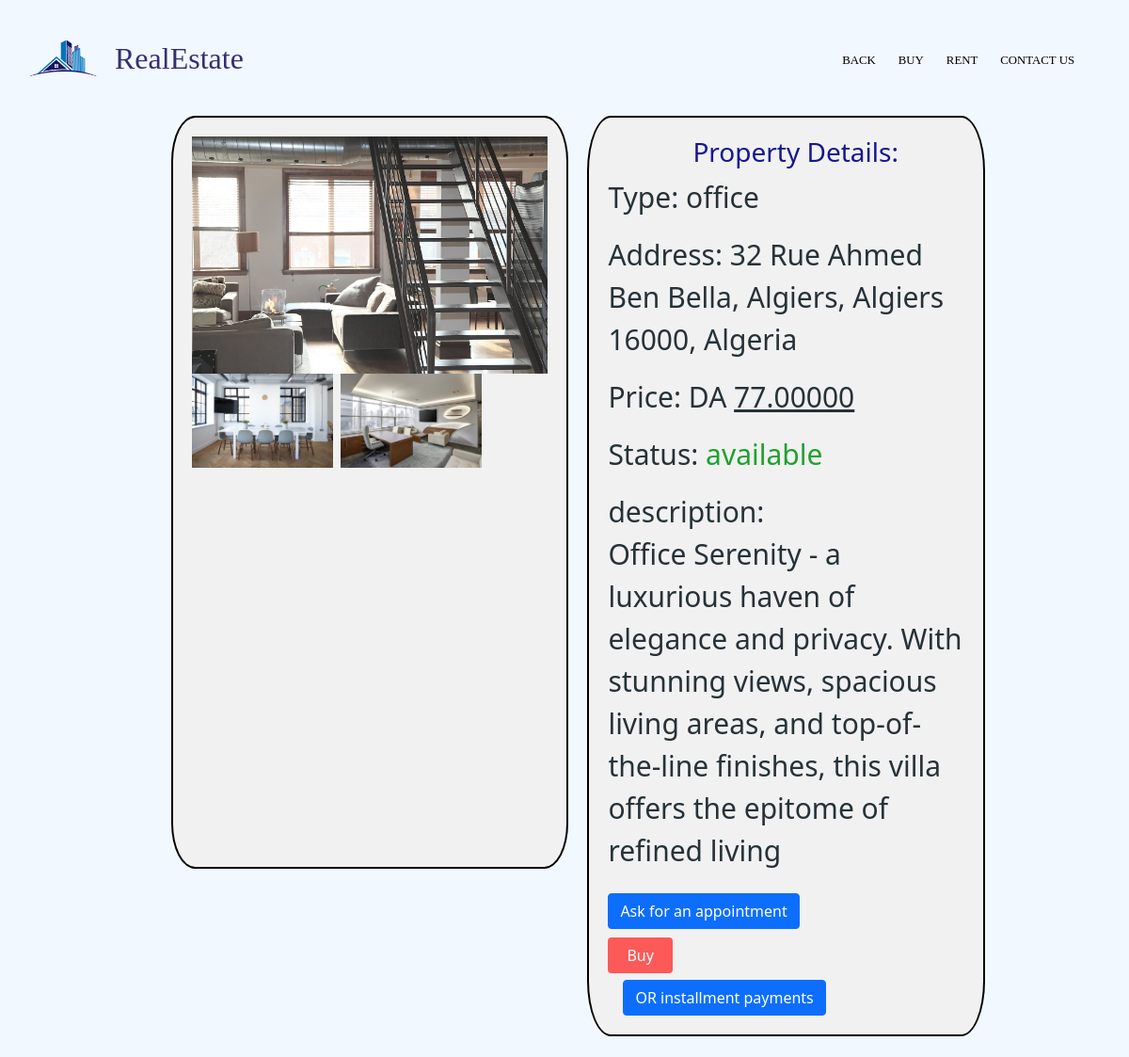
Page /property_details.php?id=43 on the committed database.
### tables this page shows
CREATE TABLE `property_photos` (
  `id` int(11) NOT NULL,
  `property_id` int(11) NOT NULL,
  `photo` varchar(255) NOT NULL
);

CREATE TABLE `property` (
  `property_id` int(11) NOT NULL,
  `type` varchar(20) NOT NULL,
  `address` varchar(255) NOT NULL,
  `status` varchar(50) NOT NULL,
  `price` decimal(20,5) NOT NULL,
  `for_sale` tinyint(4) DEFAULT NULL,
  `for_rent` tinyint(4) DEFAULT NULL,
  `property_owner` int(11) DEFAULT NULL,
  `description` longtext DEFAULT NULL
);

### property_details.php (the view, shortened to what this page needs)
<?php
  include('inc/connection.php');
?>
<!DOCTYPE html>
<html lang="en">
<head>
  <link href="https://cdn.jsdelivr.net/npm/bootstrap@5.0.2/dist/css/bootstrap.min.css" rel="stylesheet"
>
  <link rel="stylesheet" href="css/reals.css">
  <link rel="stylesheet" href="css/normalize.css" />
  <link rel="stylesheet" href="css/all.min.css" />
  <link
    rel="stylesheet"
    href="https://cdn.jsdelivr.net/npm/@fancyapps/ui@5.0/dist/fancybox/fancybox.css"
/>
</head>
<body>
  <header class="header">
    <div class="main-logo">
      <img id="logopic" src="img/build4.png" alt="logopic">
      <h1 id="logo">RealEstate</h1>
    </div>
    <nav class="toplinks" style="padding-left: 50px;">
      <a href="djihane.php" class="nlinks">back</a>
      <a href="buy.html" class="nlinks">Buy</a>
      <a href="#" class="nlinks">Rent</a>
      <a href="Office.html" class="nlinks">contact us</a>
    </nav>
  </header>
  <div class="flex-container">
  <?php
  $property_id = $_GET['id'];
    $photos_result = mysqli_query($conn, "SELECT * FROM property_photos WHERE property_id = '$property_id'");
    $first_pic = true;
  ?>
  <div  style="height:800px;" >
  <?php while ( $photos = mysqli_fetch_array($photos_result)) {
    if ( $first_pic ) { $first_pic = false; ?>
      <a href="images/<?php echo $photos['photo']; ?>" data-fancybox><img src="images/<?php echo $photos['photo']; ?>" alt="" width="469"></a>
    <?php } else { ?>
      <a href="images/<?php echo $photos['photo']; ?>" data-fancybox><img src="images/<?php echo $photos['photo']; ?>" alt="" width="150"></a>
  <?php }}   ?>
  <br/> <div >    <iframe src="https://www.google.com/maps/embed?pb=!1m18!1m12!1m3!1d51088.61615453398!2d7.68439270063245!3d36.84155375598793!2m3!1f0!2f0!3f0!3m2!1i1024!2i768!4f13.1!3m3!1m2!1s0x12f00915843fdbe3%3A0x91108eebd8d13a11!2sBadji%20Mokhtar%20University!5e0!3m2!1sfr!2sdz!4v1677349469374!5m2!1sfr!2sdz" width="400" height="240" style="border:0;" allowfullscreen="" loading="lazy"></iframe> </div>
  </div>
  <div>
<?php
$sql = "SELECT * FROM property WHERE property.property_id = $property_id";
$result = mysqli_query($conn, $sql);
$property = mysqli_fetch_assoc($result);
if ($property) {
  echo '<h3  style=" position:relative; left:90px; color: rgb(22, 22, 144); " >Property Details:</h3>';
  echo '<p>Type: ' . $property['type'] . '</p>';
  echo "<p>Address: " . $property['address'] . "</p>";
  echo '<p>Price: DA <span style=" text-decoration: underline;">' . $property['price'] . '</span></p>';
  echo '<p>Status: <span style="  color: rgb(32, 161, 47);">' . $property['status'] . '</span></p>';
  echo '<p>description: <br> ' . $property['description'] . '</p>';?>
<button type="button" class="btn btn-primary" data-bs-toggle="modal" data-bs-target="#appointmentModal">
Ask for an appointment
</button>
<?php
  if ($property['for_sale'] == 1) {
    echo '<form method="POST">'; ?>
    <?php echo '<button name="buy" style="background-color: #fc5959; color: #fff; padding: 10px 20px; border: none; border-radius: 4px; font-size: 16px;">';
    echo 'Buy</button>';
    echo '</form>';
    echo '<button type="button" class="btn btn-primary mx-3" data-bs-toggle="modal" data-bs-target="#pricing">OR installment payments';
    echo '</button>';
  }
} else {
  echo "Property not found.";
}
?></div>
</div>
</body>
</html>

### css/reals.css (style rules this page uses)
* { padding: 0; margin: 0; }
body { width: 100vw; height: auto; overflow-x: hidden; }
.header { color: rgb(54, 47, 112); width: 90vw; height: 40px; margin: 1% auto; display: flex; justify-content: space-between; align-items: center; font-family: 'Times New Roman', Times, serif; }
.main-logo { display: flex; }
#logopic { width: 90px; height: 80px; margin-left: -50px; }
#logo { margin-left: 10px; }
::placeholder { font-size: 1.2em; }
.nlinks { text-decoration: none; padding: 10px; color: black; text-transform: uppercase; font-size: 0.8em; }

### property_details.php (style rules this page uses)
img { max-width: 100%; }
.flex-container { display: flex; }
.flex-container > div { background-color: #f1f1f1; border-radius: 2px black ; margin: 10px; padding: 20px; font-size: 30px; width: 40%; border: 2px solid black; border-radius: 6%; position: relative; left: 100px; top: 20px; }
:root { --card-line-height: 1.2em; --card-padding: 1em; --card-radius: 0.5em; --color-green: #558309; --color-gray: #e2ebf6; --color-dark-gray: #c4d1e1; --radio-border-width: 2px; --radio-size: 1.5em; }
body { background-color: #f2f8ff; color: #263238; font-family: 'Noto Sans', sans-serif; margin: 0; padding: 2em 6vw; }

### rows in the picture
property_photos: photo (picture)
property_photos: photo (picture)
property_photos: photo (picture)
property: type "office", address "32 Rue Ahmed Ben Bella, Algiers, Algiers 16000, Algeria", price "77.00000", status "available", description "Office Serenity - a luxurious haven of elegance and privacy. With stunning views, spacious living areas, and top-of-the-line finishes, this villa offers the epitome of refined living"
